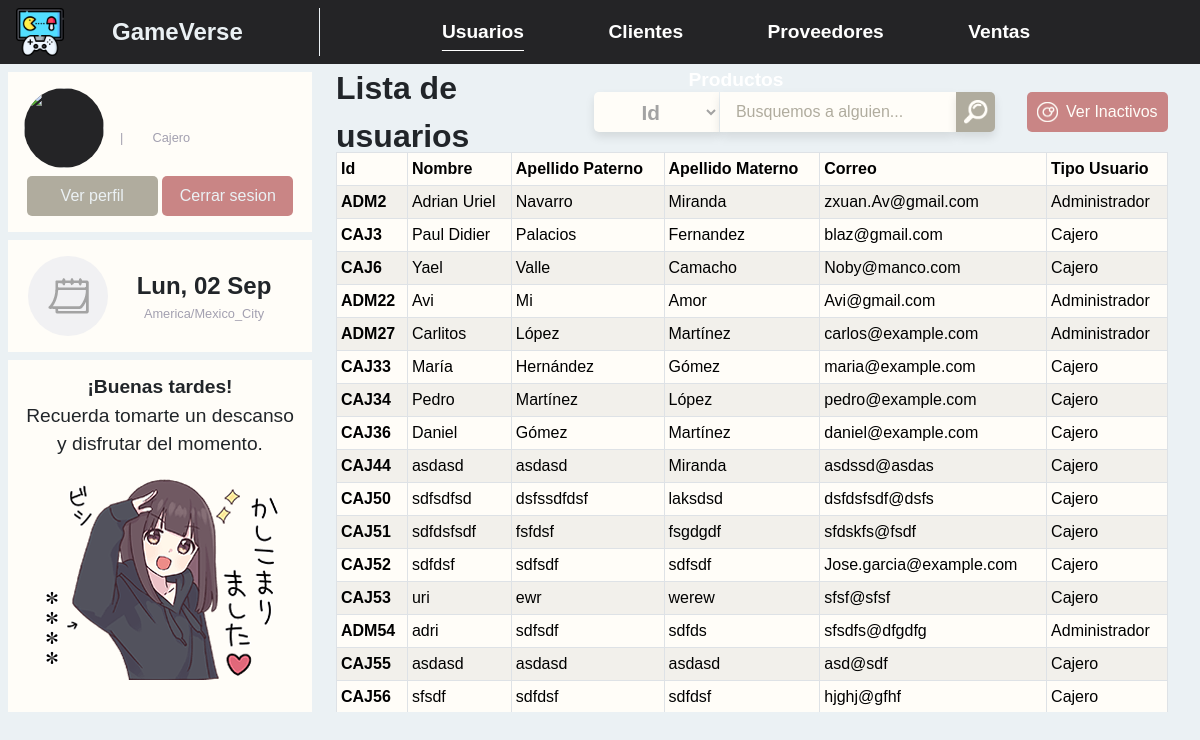
/public_html/lista_usuarios.php, run on the app's committed database.
### tables this page shows
CREATE TABLE `usuarios` (
  `id` int NOT NULL,
  `nombre` varchar(20) NOT NULL,
  `apellido_materno` varchar(20) NOT NULL,
  `apellido_paterno` varchar(20) NOT NULL,
  `edad` int NOT NULL,
  `sexo` tinyint(1) NOT NULL DEFAULT '0',
  `rfc` varchar(13) NOT NULL,
  `calle` varchar(30) NOT NULL,
  `colonia` varchar(30) NOT NULL,
  `telefono` varchar(10) NOT NULL,
  `correo` varchar(30) NOT NULL,
  `estatus` tinyint(1) NOT NULL DEFAULT '1',
  `tipo_usuario` varchar(3) NOT NULL DEFAULT 'CAJ',
  `fecha_registro` varchar(20) NOT NULL,
  `usuario` varchar(10) NOT NULL,
  `clave_acceso` varchar(10) NOT NULL,
  `foto_perfil` varchar(100) NOT NULL DEFAULT 'assets/img/default.jpg'
);

### includes/listar_usuarios.php (the view, shortened to what this page needs)
<?php
$opcion_admin_th = "";
echo "
<thead>
    <tr>
        <th scope='col'>Id</th>
        <th scope='col'>Nombre</th>
        <th scope='col'>Apellido Paterno</th>
        <th scope='col'>Apellido Materno</th>
        <th scope='col'>Correo</th>
        <th scope='col'>Tipo Usuario</th>
        " . $opcion_admin_th . "
    </tr>
</thead>
<tbody>
";
if (isset($_POST['buscar'])) {
    $busqueda = $_POST['busqueda'];
    if ($busqueda == "") {
        echo "<script>window.location.href = 'lista_usuarios.php'</script>";
        exit();
    } else {
        switch ($_POST['opcion']) {
            case "id":
                $consulta = mysqli_query($conn, "SELECT concat(tipo_usuario,id) codigo, nombre, apellido_paterno, apellido_materno, correo, tipo_usuario, id, estatus FROM usuarios WHERE LOWER(concat(tipo_usuario,id)) LIKE LOWER('$busqueda%')");
                consultas($consulta,$resultado);
                break;
            case "apellidos":
                $consulta = mysqli_query($conn, "SELECT concat(tipo_usuario,id) codigo, nombre, apellido_paterno, apellido_materno, correo, tipo_usuario, id, estatus FROM usuarios WHERE LOWER(apellido_paterno) LIKE LOWER('$busqueda%') OR LOWER(apellido_materno) LIKE LOWER('$busqueda%') OR LOWER(nombre) LIKE LOWER('$busqueda%')");
                consultas($consulta,$resultado);
                break;
            case "correo":
                $consulta = mysqli_query($conn, "SELECT concat(tipo_usuario,id) codigo, nombre, apellido_paterno, apellido_materno, correo, tipo_usuario, id, estatus FROM usuarios WHERE LOWER(correo) LIKE LOWER('$busqueda%')");
                consultas($consulta,$resultado);
                break;
        }
    }
} else {
    $consulta = mysqli_query($conn, "SELECT concat(tipo_usuario,id) codigo, nombre, apellido_paterno, apellido_materno, correo, tipo_usuario, id, estatus FROM usuarios");
    consultas($consulta,$resultado);
}
function tabla($codigo, $nombre, $apellido_paterno, $apellido_materno, $correo, $tipo_usuario, $administrador,$id)
{
    $opcion_admin_td = '';
    switch ($tipo_usuario) {
        case 'ADM':
            $tipo_usuario = "Administrador";
            break;
        case 'CAJ':
            $tipo_usuario = "Cajero";
            break;
    }
    echo "
            <tr>
                <th scope='row'>" . $codigo . "</th>
                <td>" . $nombre . "</td>
                <td>" . $apellido_paterno . "</td>
                <td>" . $apellido_materno . "</td>
                <td>" . $correo . "</td>
                <td>" . $tipo_usuario . "</td>
                " . $opcion_admin_td . "
            </tr>
        ";
}
function consultas($consulta, $datos_usuario_logeado){
    if ($consulta) {
        while ($usuario = $consulta->fetch_array()) {
            if ($usuario['estatus'] == '0') {
                continue;
            }
            tabla($usuario['codigo'], $usuario['nombre'], $usuario['apellido_paterno'], $usuario['apellido_materno'], $usuario['correo'], $usuario['tipo_usuario'], $datos_usuario_logeado['tipo_usuario'], $usuario['id']);
        }
    }
}
echo "
</tbody>
    ";
?>

### assets/css/plantilla.css (style rules this page uses)
body { background-color: #ebf1f4; font-family: sans-serif; margin: 0; }

### public_html/css/lista_usuarios.css (style rules this page uses)
.table th, .table td, .table { background-color: #fffdf8; }

### data on the page
usuarios: codigo "ADM2", nombre "Adrian Uriel", apellido_paterno "Navarro", apellido_materno "Miranda", correo "zxuan.Av@gmail.com", tipo_usuario "Administrador"
usuarios: codigo "CAJ3", nombre "Paul Didier", apellido_paterno "Palacios", apellido_materno "Fernandez", correo "blaz@gmail.com", tipo_usuario "Cajero"
usuarios: codigo "CAJ6", nombre "Yael", apellido_paterno "Valle", apellido_materno "Camacho", correo "Noby@manco.com", tipo_usuario "Cajero"
usuarios: codigo "ADM22", nombre "Avi", apellido_paterno "Mi", apellido_materno "Amor", correo "Avi@gmail.com", tipo_usuario "Administrador"
usuarios: codigo "ADM27", nombre "Carlitos", apellido_paterno "López", apellido_materno "Martínez", correo "carlos@example.com", tipo_usuario "Administrador"
usuarios: codigo "CAJ33", nombre "María", apellido_paterno "Hernández", apellido_materno "Gómez", correo "maria@example.com", tipo_usuario "Cajero"
usuarios: codigo "CAJ34", nombre "Pedro", apellido_paterno "Martínez", apellido_materno "López", correo "pedro@example.com", tipo_usuario "Cajero"
usuarios: codigo "CAJ36", nombre "Daniel", apellido_paterno "Gómez", apellido_materno "Martínez", correo "daniel@example.com", tipo_usuario "Cajero"
usuarios: codigo "CAJ44", nombre "asdasd", apellido_paterno "asdasd", apellido_materno "Miranda", correo "asdssd@asdas", tipo_usuario "Cajero"
usuarios: codigo "CAJ50", nombre "sdfsdfsd", apellido_paterno "dsfssdfdsf", apellido_materno "laksdsd", correo "dsfdsfsdf@dsfs", tipo_usuario "Cajero"
usuarios: codigo "CAJ51", nombre "sdfdsfsdf", apellido_paterno "fsfdsf", apellido_materno "fsgdgdf", correo "sfdskfs@fsdf", tipo_usuario "Cajero"
usuarios: codigo "CAJ52", nombre "sdfdsf", apellido_paterno "sdfsdf", apellido_materno "sdfsdf", correo "Jose.garcia@example.com", tipo_usuario "Cajero"
usuarios: codigo "CAJ53", nombre "uri", apellido_paterno "ewr", apellido_materno "werew", correo "sfsf@sfsf", tipo_usuario "Cajero"
usuarios: codigo "ADM54", nombre "adri", apellido_paterno "sdfsdf", apellido_materno "sdfds", correo "sfsdfs@dfgdfg", tipo_usuario "Administrador"
usuarios: codigo "CAJ55", nombre "asdasd", apellido_paterno "asdasd", apellido_materno "asdasd", correo "asd@sdf", tipo_usuario "Cajero"
usuarios: codigo "CAJ56", nombre "sfsdf", apellido_paterno "sdfdsf", apellido_materno "sdfdsf", correo "hjghj@gfhf", tipo_usuario "Cajero"

### other printed values
$tipo_usuario "Cajero"
$formato "Lun, 02 Sep"
$zona_horaria "America/Mexico_City"
